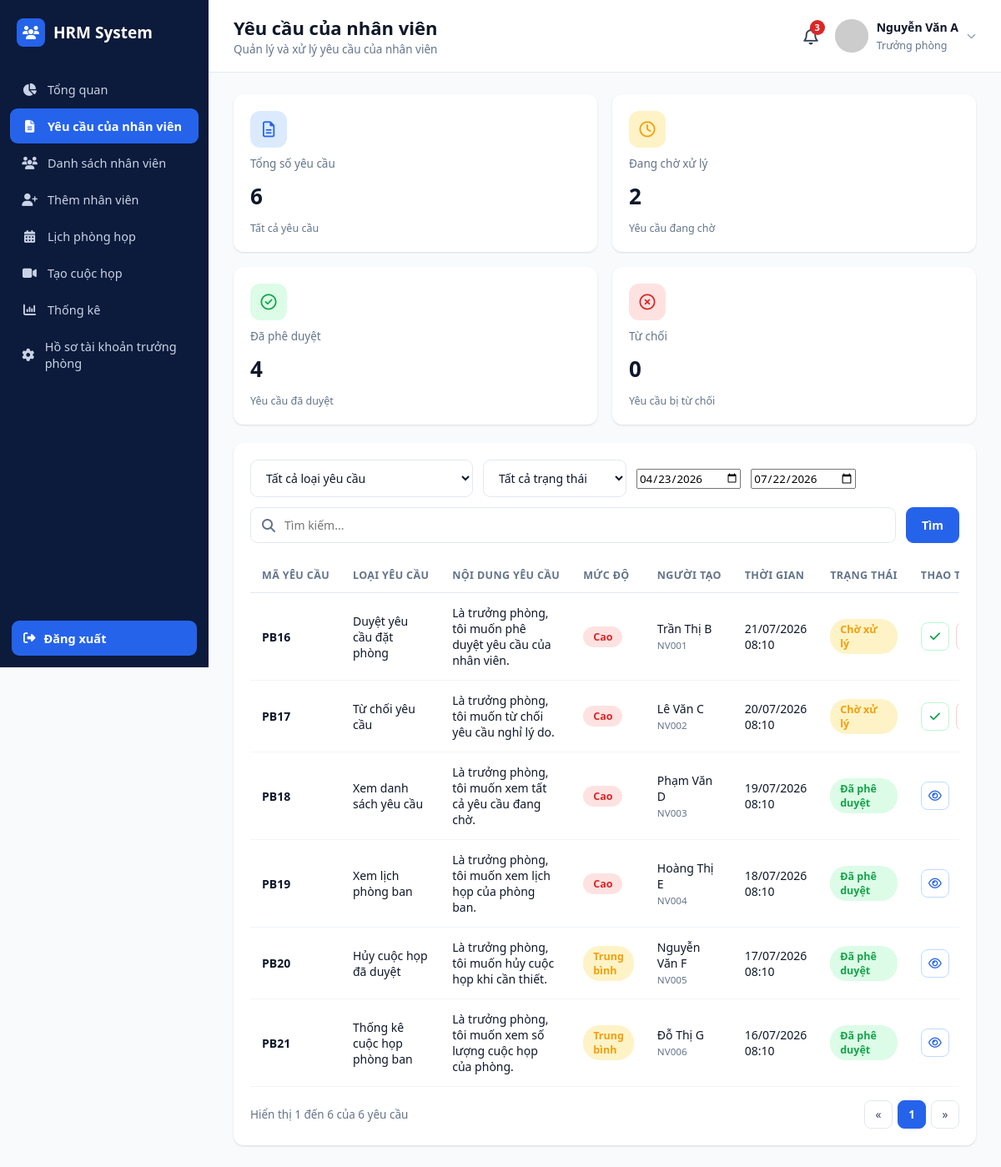
Screenshot of /requests.php (signed in) with the database file from the repository.
### tables this page shows
CREATE TABLE nhan_vien (
    id INT AUTO_INCREMENT PRIMARY KEY,
    ma_nv VARCHAR(20) NOT NULL UNIQUE,
    ho_ten VARCHAR(100) NOT NULL,
    email VARCHAR(100) NOT NULL UNIQUE,
    mat_khau VARCHAR(255) NOT NULL,
    sdt VARCHAR(20) DEFAULT NULL,
    chuc_vu ENUM('Nhân viên','Trưởng phòng') NOT NULL DEFAULT 'Nhân viên',
    gioi_tinh ENUM('Nam','Nữ','Khác') DEFAULT 'Nam',
    ngay_sinh DATE DEFAULT NULL,
    ngay_vao_lam DATE DEFAULT NULL,
    dia_chi TEXT,
    phong_ban_id INT DEFAULT NULL,
    avatar VARCHAR(255) DEFAULT NULL,
    trang_thai ENUM('Hoạt động','Nghỉ việc') NOT NULL DEFAULT 'Hoạt động',
    cccd VARCHAR(20) DEFAULT NULL,
    ngay_cap DATE DEFAULT NULL,
    noi_cap VARCHAR(150) DEFAULT NULL,
    tinh_trang_hon_nhan VARCHAR(50) DEFAULT NULL,
    quoc_tich VARCHAR(50) DEFAULT 'Việt Nam',
    ghi_chu TEXT,
    created_at TIMESTAMP DEFAULT CURRENT_TIMESTAMP,
    FOREIGN KEY (phong_ban_id) REFERENCES phong_ban(id) ON DELETE SET NULL
);

CREATE TABLE yeu_cau (
    id INT AUTO_INCREMENT PRIMARY KEY,
    ma_yc VARCHAR(20) NOT NULL UNIQUE,
    loai_yeu_cau VARCHAR(150) NOT NULL,
    noi_dung TEXT,
    muc_do ENUM('Cao','Trung bình','Thấp') NOT NULL DEFAULT 'Trung bình',
    nguoi_tao_id INT DEFAULT NULL,
    thoi_gian DATETIME DEFAULT CURRENT_TIMESTAMP,
    trang_thai ENUM('Chờ xử lý','Đã phê duyệt','Từ chối') NOT NULL DEFAULT 'Chờ xử lý',
    ghi_chu_xu_ly TEXT,
    FOREIGN KEY (nguoi_tao_id) REFERENCES nhan_vien(id) ON DELETE SET NULL
);

### includes/auth.php (called while the page is built, shortened)
<?php
require_once __DIR__ . '/../config/db.php';
function require_manager()
{
    $u = current_user();
}
function current_user()
{
    global $pdo;
    static $user = null;
    if ($user !== null) {
        return $user;
    }
    $stmt = $pdo->prepare('SELECT nv.*, pb.ten_phong_ban FROM nhan_vien nv
                            LEFT JOIN phong_ban pb ON pb.id = nv.phong_ban_id
                            WHERE nv.id = ?');
    $stmt->execute([$_SESSION['user_id']]);
    $user = $stmt->fetch();
    return $user;
}
function format_date($date, $withTime = false)
{
    $ts = strtotime($date);
    return $withTime ? date('d/m/Y H:i', $ts) : date('d/m/Y', $ts);
}
function e($str)
{
    return htmlspecialchars($str ?? '', ENT_QUOTES, 'UTF-8');
}

### requests.php (the view, shortened to what this page needs)
<?php
require_once __DIR__ . '/includes/auth.php';
require_manager();
$page_title = 'Yêu cầu của nhân viên';
$page_subtitle = 'Quản lý và xử lý yêu cầu của nhân viên';
$counts = $pdo->query("SELECT
    COUNT(*) total,
    SUM(trang_thai='Chờ xử lý') pending,
    SUM(trang_thai='Đã phê duyệt') approved,
    SUM(trang_thai='Từ chối') rejected
    FROM yeu_cau")->fetch();
$tuNgay = $_GET['tu_ngay'] ?? date('Y-m-d', strtotime('-90 days'));
$denNgay = $_GET['den_ngay'] ?? date('Y-m-d');
$kw = trim($_GET['kw'] ?? '');
$page = max(1, (int)($_GET['page'] ?? 1));
$perPage = 6;
$offset = ($page - 1) * $perPage;
$where = ["DATE(yc.thoi_gian) BETWEEN ? AND ?"];
$params = [$tuNgay, $denNgay];
$whereSql = implode(' AND ', $where);
$totalStmt = $pdo->prepare("SELECT COUNT(*) FROM yeu_cau yc LEFT JOIN nhan_vien nv ON nv.id = yc.nguoi_tao_id WHERE $whereSql");
$totalStmt->execute($params);
$totalCount = (int)$totalStmt->fetchColumn();
$totalPages = max(1, ceil($totalCount / $perPage));
$sql = "SELECT yc.*, nv.ho_ten, nv.ma_nv FROM yeu_cau yc
        LEFT JOIN nhan_vien nv ON nv.id = yc.nguoi_tao_id
        WHERE $whereSql ORDER BY yc.thoi_gian DESC LIMIT $perPage OFFSET $offset";
$stmt = $pdo->prepare($sql);
$stmt->execute($params);
$requests = $stmt->fetchAll();
function qs2($extra = []) {
    $params = array_merge($_GET, $extra);
    return htmlspecialchars('?' . http_build_query($params));
}
function levelClass($m) {
    return $m === 'Cao' ? 'high' : ($m === 'Trung bình' ? 'medium' : 'low');
}
function statusClass($s) {
    if ($s === 'Đã phê duyệt') return 'approved';
    return 'pending';
}
include __DIR__ . '/includes/head_meta.php';
?>
<div class="app">
    <?php include __DIR__ . '/includes/sidebar.php'; ?>
    <div class="main">
        <?php include __DIR__ . '/includes/header.php'; ?>
        <div class="content">
            <div class="stat-grid">
                <div class="stat-card">
                    <div class="top"><span class="ic bg-blue"><i class="fa-regular fa-file-lines"></i></span></div>
                    <span class="label">Tổng số yêu cầu</span>
                    <span class="value"><?= (int)$counts['total'] ?></span>
                    <span class="delta" style="color:var(--gray-500);">Tất cả yêu cầu</span>
                </div>
                <div class="stat-card">
                    <div class="top"><span class="ic bg-orange"><i class="fa-regular fa-clock"></i></span></div>
                    <span class="label">Đang chờ xử lý</span>
                    <span class="value"><?= (int)$counts['pending'] ?></span>
                    <span class="delta" style="color:var(--gray-500);">Yêu cầu đang chờ</span>
                </div>
                <div class="stat-card">
                    <div class="top"><span class="ic bg-green"><i class="fa-regular fa-circle-check"></i></span></div>
                    <span class="label">Đã phê duyệt</span>
                    <span class="value"><?= (int)$counts['approved'] ?></span>
                    <span class="delta" style="color:var(--gray-500);">Yêu cầu đã duyệt</span>
                </div>
                <div class="stat-card">
                    <div class="top"><span class="ic bg-red"><i class="fa-regular fa-circle-xmark"></i></span></div>
                    <span class="label">Từ chối</span>
                    <span class="value"><?= (int)$counts['rejected'] ?></span>
                    <span class="delta" style="color:var(--gray-500);">Yêu cầu bị từ chối</span>
                </div>
            </div>
            <div class="panel">
                <form method="GET" class="filters-row">
                    <div class="select-box" style="min-width:170px;">
                        <select name="loai" onchange="this.form.submit()">
                            <option value="">Tất cả loại yêu cầu</option>
                        </select>
                    </div>
                    <div class="select-box" style="min-width:170px;">
                        <select name="trang_thai" onchange="this.form.submit()">
                            <option value="">Tất cả trạng thái</option>
                        </select>
                    </div>
                    <input type="date" name="tu_ngay" value="<?= e($tuNgay) ?>">
                    <input type="date" name="den_ngay" value="<?= e($denNgay) ?>">
                    <div class="search-box">
                        <span class="ic"><i class="fa-solid fa-magnifying-glass"></i></span>
                        <input type="text" name="kw" value="<?= e($kw) ?>" placeholder="Tìm kiếm...">
                    </div>
                    <button type="submit" class="btn btn-primary">Tìm</button>
                </form>
                <div class="table-wrap">
                <table class="data-table">
                    <thead>
                        <tr>
                            <th>Mã yêu cầu</th><th>Loại yêu cầu</th><th>Nội dung yêu cầu</th><th>Mức độ</th>
                            <th>Người tạo</th><th>Thời gian</th><th>Trạng thái</th><th>Thao tác</th>
                        </tr>
                    </thead>
                    <tbody>
                    <?php foreach ($requests as $r): ?>
                        <tr>
                            <td><b><?= e($r['ma_yc']) ?></b></td>
                            <td><?= e($r['loai_yeu_cau']) ?></td>
                            <td style="max-width:280px;"><?= e($r['noi_dung']) ?></td>
                            <td><span class="badge-level <?= levelClass($r['muc_do']) ?>"><?= e($r['muc_do']) ?></span></td>
                            <td><?= e($r['ho_ten']) ?><br><small style="color:var(--gray-500);"><?= e($r['ma_nv']) ?></small></td>
                            <td><?= format_date($r['thoi_gian'], true) ?></td>
                            <td><span class="badge-status <?= statusClass($r['trang_thai']) ?>"><?= e($r['trang_thai']) ?></span></td>
                            <td>
                                <div class="action-icons">
                                    <?php if ($r['trang_thai'] === 'Chờ xử lý'): ?>
                                        <button class="icon-btn approve" title="Duyệt" onclick="xuLyYeuCau(<?= $r['id'] ?>,'duyet',this)"><i class="fa-solid fa-check"></i></button>
                                        <button class="icon-btn reject" title="Từ chối" onclick="xuLyYeuCau(<?= $r['id'] ?>,'tu_choi',this)"><i class="fa-solid fa-xmark"></i></button>
                                    <?php else: ?>
                                        <a class="icon-btn view" href="request_view.php?id=<?= $r['id'] ?>" title="Xem"><i class="fa-regular fa-eye"></i></a>
                                    <?php endif; ?>
                                </div>
                            </td>
                        </tr>
                    <?php endforeach; ?>
                    </tbody>
                </table>
                </div>
                <div class="pagination-row">
                    <span>Hiển thị <?= $requests ? $offset+1 : 0 ?> đến <?= min($offset+$perPage,$totalCount) ?> của <?= $totalCount ?> yêu cầu</span>
                    <div class="pagination">
                        <a href="<?= qs2(['page'=>1]) ?>">«</a>
                        <?php for ($i = max(1,$page-2); $i <= min($totalPages,$page+2); $i++): ?>
                            <a href="<?= qs2(['page'=>$i]) ?>" class="<?= $i === $page ? 'active' : '' ?>"><?= $i ?></a>
                        <?php endfor; ?>
                        <a href="<?= qs2(['page'=>$totalPages]) ?>">»</a>
                    </div>
                </div>
            </div>
        </div>
    </div>
</div>
</body>
</html>

### includes/header.php (shortened to what this page needs)
<?php
$u = current_user();
$avatar = !empty($u['avatar']) ? 'uploads/avatars/' . $u['avatar'] : 'assets/img/avatar-default.png';
?>
<header class="topbar">
    <div class="title-block">
        <h1><?= e($page_title ?? '') ?></h1>
        <p><?= e($page_subtitle ?? '') ?></p>
    </div>
    <div class="right">
        <div class="bell"><i class="fa-regular fa-bell"></i><span class="badge">3</span></div>
        <div class="user" id="userMenuBtn">
            <img src="<?= e($avatar) ?>" alt="avatar" onerror="this.src='https://ui-avatars.com/api/?background=2563eb&color=fff&name=<?= urlencode($u['ho_ten'] ?? 'User') ?>'">
            <div class="info">
                <b><?= e($u['ho_ten'] ?? '') ?></b>
                <span><?= e($u['chuc_vu'] ?? '') ?></span>
            </div>
            <i class="fa-solid fa-chevron-down" style="font-size:11px;color:#94a3b8;"></i>
        </div>
    </div>
</header>

### rows the page displays
nhan_vien: ho_ten "Nguyễn Văn A", chuc_vu "Trưởng phòng"
yeu_cau: ma_yc "PB16", loai_yeu_cau "Duyệt yêu cầu đặt phòng", noi_dung "Là trưởng phòng, tôi muốn phê duyệt yêu cầu của nhân viên.", muc_do "Cao", nguoi_tao.ho_ten "Trần Thị B", nguoi_tao.ma_nv "NV001", thoi_gian "21/07/2026 08:10", trang_thai "Chờ xử lý"
yeu_cau: ma_yc "PB17", loai_yeu_cau "Từ chối yêu cầu", noi_dung "Là trưởng phòng, tôi muốn từ chối yêu cầu nghỉ lý do.", muc_do "Cao", nguoi_tao.ho_ten "Lê Văn C", nguoi_tao.ma_nv "NV002", thoi_gian "20/07/2026 08:10", trang_thai "Chờ xử lý"
yeu_cau: ma_yc "PB18", loai_yeu_cau "Xem danh sách yêu cầu", noi_dung "Là trưởng phòng, tôi muốn xem tất cả yêu cầu đang chờ.", muc_do "Cao", nguoi_tao.ho_ten "Phạm Văn D", nguoi_tao.ma_nv "NV003", thoi_gian "19/07/2026 08:10", trang_thai "Đã phê duyệt"
yeu_cau: ma_yc "PB19", loai_yeu_cau "Xem lịch phòng ban", noi_dung "Là trưởng phòng, tôi muốn xem lịch họp của phòng ban.", muc_do "Cao", nguoi_tao.ho_ten "Hoàng Thị E", nguoi_tao.ma_nv "NV004", thoi_gian "18/07/2026 08:10", trang_thai "Đã phê duyệt"
yeu_cau: ma_yc "PB20", loai_yeu_cau "Hủy cuộc họp đã duyệt", noi_dung "Là trưởng phòng, tôi muốn hủy cuộc họp khi cần thiết.", muc_do "Trung bình", nguoi_tao.ho_ten "Nguyễn Văn F", nguoi_tao.ma_nv "NV005", thoi_gian "17/07/2026 08:10", trang_thai "Đã phê duyệt"
yeu_cau: ma_yc "PB21", loai_yeu_cau "Thống kê cuộc họp phòng ban", noi_dung "Là trưởng phòng, tôi muốn xem số lượng cuộc họp của phòng.", muc_do "Trung bình", nguoi_tao.ho_ten "Đỗ Thị G", nguoi_tao.ma_nv "NV006", thoi_gian "16/07/2026 08:10", trang_thai "Đã phê duyệt"

### other values shown
$__sidebarMenuItem['label'] "Tổng quan"
$__sidebarMenuItem['label'] "Yêu cầu của nhân viên"
$__sidebarMenuItem['label'] "Danh sách nhân viên"
$__sidebarMenuItem['label'] "Thêm nhân viên"
$__sidebarMenuItem['label'] "Lịch phòng họp"
$__sidebarMenuItem['label'] "Tạo cuộc họp"
$__sidebarMenuItem['label'] "Thống kê"
$__sidebarMenuItem['label'] "Hồ sơ tài khoản trưởng phòng"
$page_title "Yêu cầu của nhân viên"
$page_subtitle "Quản lý và xử lý yêu cầu của nhân viên"
$counts['total'] "6"
$counts['pending'] "2"
$counts['approved'] "4"
$counts['rejected'] "0"
$offset+1 "1"
